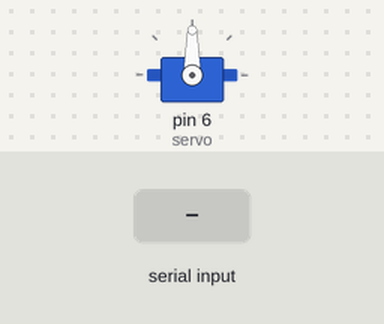
A sketch run on a simulated Arduino Uno, built with avr-gcc and run on an emulated ATmega328P. Shown: servo. Inputs (shaded band) come from the test bench.

Above: at 1.2 s.
1.3 s: byte 30 received over Serial
At 2.5 s:
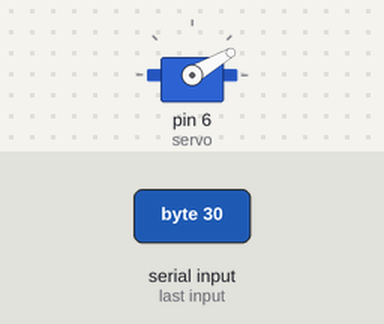
2.8 s: byte 120 received over Serial
At 3.7 s:
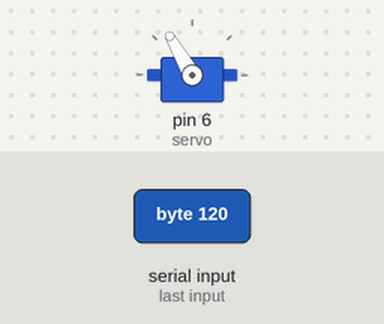
Timing chart, 0 to 5.8 s (numbered marks = the images above; inputs shaded):
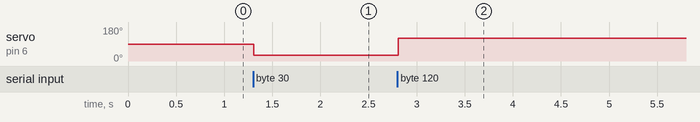

The sketch:

UART_Protocol_Alici_Kod.ino
```cpp
#include <Servo.h>
Servo servo;
int val;

void setup() {
  servo.attach(6);
  Serial.begin(9600);

}

void loop() {
  if(Serial.available()>0)
  {
     val=Serial.read();
    servo.write(val);
  }
  delay(15);


}
```

Measured:
- after the input at 1.3 s, servo on pin 6 (servo): 90° → 30° at once
- after the input at 2.8 s, servo on pin 6 (servo): 30° → 120° at once
